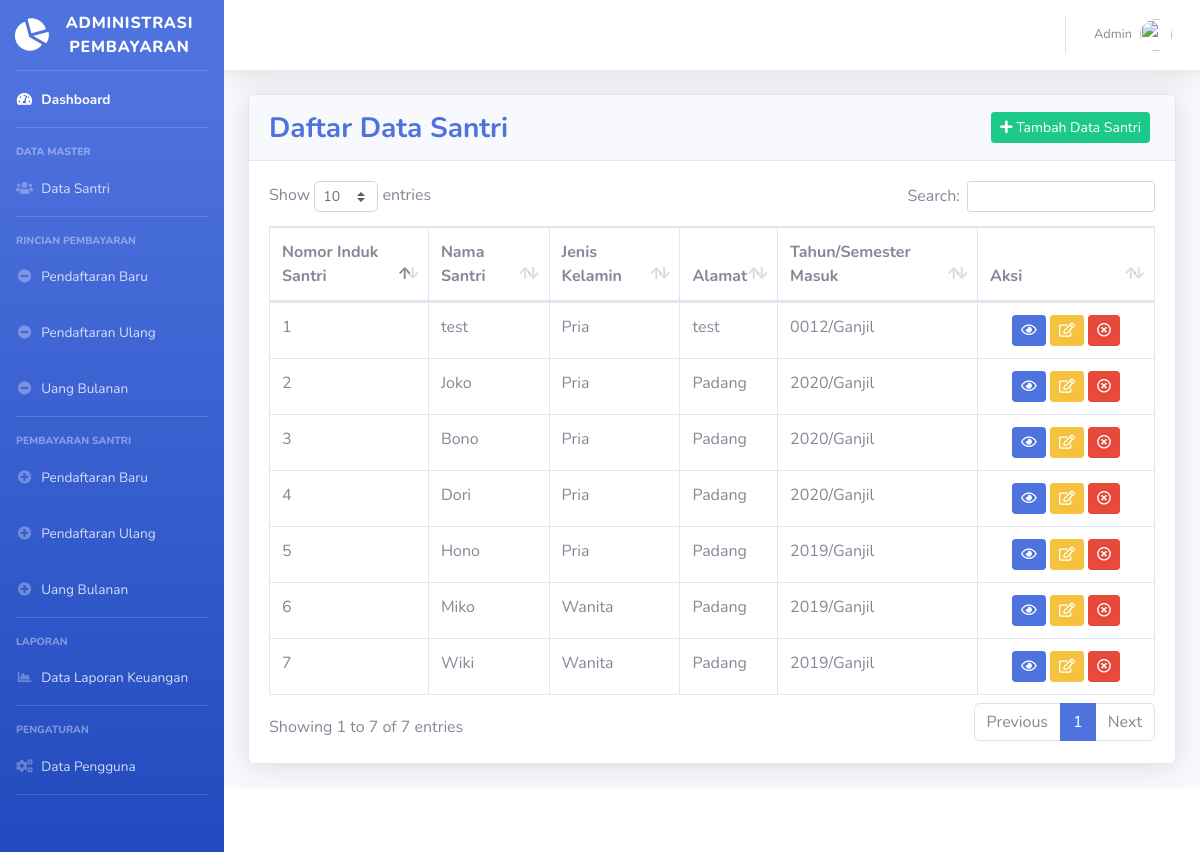
/santri.php (signed in), run on the app's committed database.
### tables this page shows
CREATE TABLE `santri` (
  `id` int(11) NOT NULL,
  `id_santri` varchar(30) NOT NULL,
  `nama_santri` varchar(50) DEFAULT NULL,
  `jenis_kelamin` varchar(10) DEFAULT NULL,
  `alamat` varchar(50) DEFAULT NULL,
  `ayah_santri` varchar(50) DEFAULT NULL,
  `ibu_santri` varchar(50) DEFAULT NULL,
  `status` varchar(10) DEFAULT NULL,
  `tahun_masuk` varchar(30) NOT NULL,
  `semester` varchar(30) DEFAULT NULL,
  `daftar_ulang` varchar(30) DEFAULT NULL,
  `uang_bulanan` varchar(30) DEFAULT NULL
);

### cek-sesi.php (called while the page is built, shortened)
<?php
require 'koneksi.php';
if (isset($_COOKIE['logged_username'])) {
	if (isset($_COOKIE['logged_akses'])) {
		$username = $_COOKIE['logged_username'];
		$query = mysqli_query($koneksi, "SELECT * FROM admin WHERE username = '${username}'");
		$logged_user = mysqli_fetch_assoc($query);
	}
	else {
		unset($_COOKIE['logged_username']);
		unset($_COOKIE['logged_akses']);
		setcookie('username', null, -1);
		setcookie('hak_akses', null, -1);
		header('location:login.php');
	}
}
else  {
	unset($_COOKIE['logged_username']);
	unset($_COOKIE['logged_akses']);
	setcookie('username', null, -1);
	setcookie('hak_akses', null, -1);
	header('location:login.php');
}
?>

### santri.php (the view, shortened to what this page needs)
<?php
  require 'cek-sesi.php';
?>
<!DOCTYPE html>
<html lang="en">
<head>
  <link href="vendor/fontawesome-free/css/all.min.css" rel="stylesheet" type="text/css">
  <link href="css/sb-admin-2.min.css" rel="stylesheet">
  <link href="vendor/datatables/dataTables.bootstrap4.min.css" rel="stylesheet">
</head>
<body id="page-top">
<?php require 'koneksi.php'; ?>
<?php require 'sidebar.php'; ?>
      <div id="content">
<?php require 'navbar.php'; ?>
        <div class="container-fluid">
          <div class="card shadow mb-4">
            <div class="card-header">
			<div class="float-left">
              <h3 style="margin-top: 5px !important;" class="m-0 font-weight-bold text-primary">Daftar Data Santri</h3>
			 </div>
			 <div class="float-right">
			  <a style="margin:5px" href="tambah-santri.php" class="btn btn-success btn-sm"><i class="fa fa-plus"></i> Tambah Data Santri</a>
			  </div>
            </div>
            <div class="card-body">
              <div class="table-responsive">
                <table class="table table-bordered" id="dataTable" width="100%" cellspacing="0">
                  <thead>
                    <tr>
                      <th>Nomor Induk Santri</th>
                      <th>Nama Santri</th>
                      <th>Jenis Kelamin</th>
                      <th>Alamat</th>
					  <th>Tahun/Semester Masuk</th>
					  <th>Aksi</th>
                    </tr>
                  </thead>
                  <tbody>
				  <?php
$query = mysqli_query($koneksi,"SELECT * FROM santri");
while ($data = mysqli_fetch_assoc($query))
{
?>
                    <tr>
                      <td><?=$data['id']?></td>
                      <td><?=$data['nama_santri']?></td>
                      <td><?=$data['jenis_kelamin']?></td>
                      <td><?=$data['alamat']?></td>
					  <td><?=$data['tahun_masuk']?>/<?=$data['semester']?></td>
					  <td style="width:20%;text-align:center;">
<a title="Lihat" href="lihat-santri.php?id=<?=$data['id'];?>" class="fa fa-eye btn btn-primary btn-sm"></a>
<a title="Edit" href="#" type="button" class="fa fa-edit btn btn-warning btn-sm" data-toggle="modal" data-target="#myModal<?php echo $data['id']; ?>"></a>
<a title="Hapus" href="hapus-santri.php?id=<?=$data['id'];?>" Onclick="confirm('Anda Yakin Ingin Menghapus?')" class="fa fa-times-circle btn btn-danger btn-sm"></a>
</td>
</tr>
<?php
}
?>
                  </tbody>
                </table>
              </div>
            </div>
          </div>
        </div>
      </div>
<?php require 'footer.php'?>
    </div>
  </div>
</body>
</html>

### sidebar.php (shortened to what this page needs)
  <div id="wrapper">
    <ul class="navbar-nav bg-gradient-primary sidebar sidebar-dark accordion" id="accordionSidebar">
      <a class="sidebar-brand d-flex align-items-center justify-content-center" href="index.php">
        <div class="sidebar-brand-icon rotate-n-15">
          <i class="fas fa-chart-pie"></i>
        </div>
        <div class="sidebar-brand-text mx-3">Administrasi Pembayaran</div>
      </a>
      <hr class="sidebar-divider my-0">
      <?php if ($_COOKIE['logged_akses'] == 'admin' || $_COOKIE['logged_akses'] == 'bendahara') : ?>
      <li class="nav-item active">
        <a class="nav-link" href="index.php">
          <i class="fas fa-fw fa-tachometer-alt"></i>
          <span>Dashboard</span></a>
      </li>
      <?php endif; ?>
    <?php if ($_COOKIE['logged_akses'] == 'admin') : ?>
      <hr class="sidebar-divider">
      <div class="sidebar-heading">
        Data Master
      </div>
      <li class="nav-item">
        <a class="nav-link collapsed" href="santri.php">
          <i class="fas fa-fw fa-users"></i>
          <span>Data Santri</span>
        </a>
      </li>
    <?php endif; ?>
<?php if ($_COOKIE['logged_akses'] == 'admin' || $_COOKIE['logged_akses'] == 'bendahara') : ?>
      <hr class="sidebar-divider">
      <div class="sidebar-heading">
        Rincian Pembayaran
      </div>
      <li class="nav-item">
        <a class="nav-link collapsed" href="keluar-pendaftaran-baru.php">
          <i class="fas fa-fw fa-minus-circle"></i>
          <span>Pendaftaran Baru</span>
        </a>
      </li>
	  <li class="nav-item">
        <a class="nav-link collapsed" href="keluar-pendaftaran-ulang.php">
          <i class="fas fa-fw fa-minus-circle"></i>
          <span>Pendaftaran Ulang</span>
        </a>
      </li>
	  <li class="nav-item">
        <a class="nav-link collapsed" href="keluar-uang-bulanan.php">
          <i class="fas fa-fw fa-minus-circle"></i>
          <span>Uang Bulanan</span>
        </a>
      </li>
      <hr class="sidebar-divider">
      <div class="sidebar-heading">
        Pembayaran Santri
      </div>
      <li class="nav-item">
        <a class="nav-link collapsed" href="pendaftaran-baru.php">
          <i class="fas fa-fw fa-plus-circle"></i>
          <span>Pendaftaran Baru</span>
        </a>
      </li>
    <li class="nav-item">
        <a class="nav-link collapsed" href="pendaftaran-ulang.php">
          <i class="fas fa-fw fa-plus-circle"></i>
          <span>Pendaftaran Ulang</span>
        </a>
      </li>
    <li class="nav-item">
        <a class="nav-link collapsed" href="uang-bulanan.php">
          <i class="fas fa-fw fa-plus-circle"></i>
          <span>Uang Bulanan</span>
        </a>
      </li>
      <?php endif;?>
      <hr class="sidebar-divider">
      <?php if ($_COOKIE['logged_akses'] == 'admin' || $_COOKIE['logged_akses'] == 'bendahara') : ?>
      <div class="sidebar-heading">
        Laporan
      </div>
      <li class="nav-item">
        <a class="nav-link collapsed" href="laporan.php">
          <i class="fas fa-fw fa-chart-area"></i>
          <span>Data Laporan Keuangan</span>
        </a>
      </li>
      <?php endif?>
    <?php if ($_COOKIE['logged_akses'] == 'admin') : ?>
      <hr class="sidebar-divider">
      <div class="sidebar-heading">
        Pengaturan
      </div>
      <li class="nav-item">
        <a class="nav-link collapsed" href="profile.php">
          <i class="fas fa-fw fa-cogs"></i>
          <span>Data Pengguna</span>
        </a>
      <hr class="sidebar-divider d-none d-md-block">
    <?php endif?>
    </ul>
    <div id="content-wrapper" class="d-flex flex-column">

### navbar.php (shortened to what this page needs)
        <nav class="navbar navbar-expand navbar-light bg-white topbar mb-4 static-top shadow">
<?php require 'user.php'; ?>
        </nav>

### user.php (shortened to what this page needs)
<ul class="navbar-nav ml-auto">
  <li class="nav-item dropdown no-arrow">
    <a class="nav-link dropdown-toggle" href="#" id="adminDropdown" role="button" data-toggle="dropdown" aria-haspopup="true" aria-expanded="false">
      <span class="mr-2 d-none d-lg-inline text-gray-600 small"><?=((isset($logged_user)) ? $logged_user['nama'] : 'Tidak ada data profil')?></span>
      <img class="img-profile rounded-circle" src="http://localhost/Aplikasi Administrasi Pembayaran Santri/img/admin.png">
    </a>
  </li>
</ul>

### footer.php (shortened to what this page needs)
<footer class="sticky-footer bg-white">
</footer>

### data on the page
santri: id "1", nama_santri "test", jenis_kelamin "Pria", alamat "test", tahun_masuk "0012", semester "Ganjil"
santri: id "2", nama_santri "Joko", jenis_kelamin "Pria", alamat "Padang", tahun_masuk "2020", semester "Ganjil"
santri: id "3", nama_santri "Bono", jenis_kelamin "Pria", alamat "Padang", tahun_masuk "2020", semester "Ganjil"
santri: id "4", nama_santri "Dori", jenis_kelamin "Pria", alamat "Padang", tahun_masuk "2020", semester "Ganjil"
santri: id "5", nama_santri "Hono", jenis_kelamin "Pria", alamat "Padang", tahun_masuk "2019", semester "Ganjil"
santri: id "6", nama_santri "Miko", jenis_kelamin "Wanita", alamat "Padang", tahun_masuk "2019", semester "Ganjil"
santri: id "7", nama_santri "Wiki", jenis_kelamin "Wanita", alamat "Padang", tahun_masuk "2019", semester "Ganjil"

### other printed values
$logged_user['nama'] "Admin"
